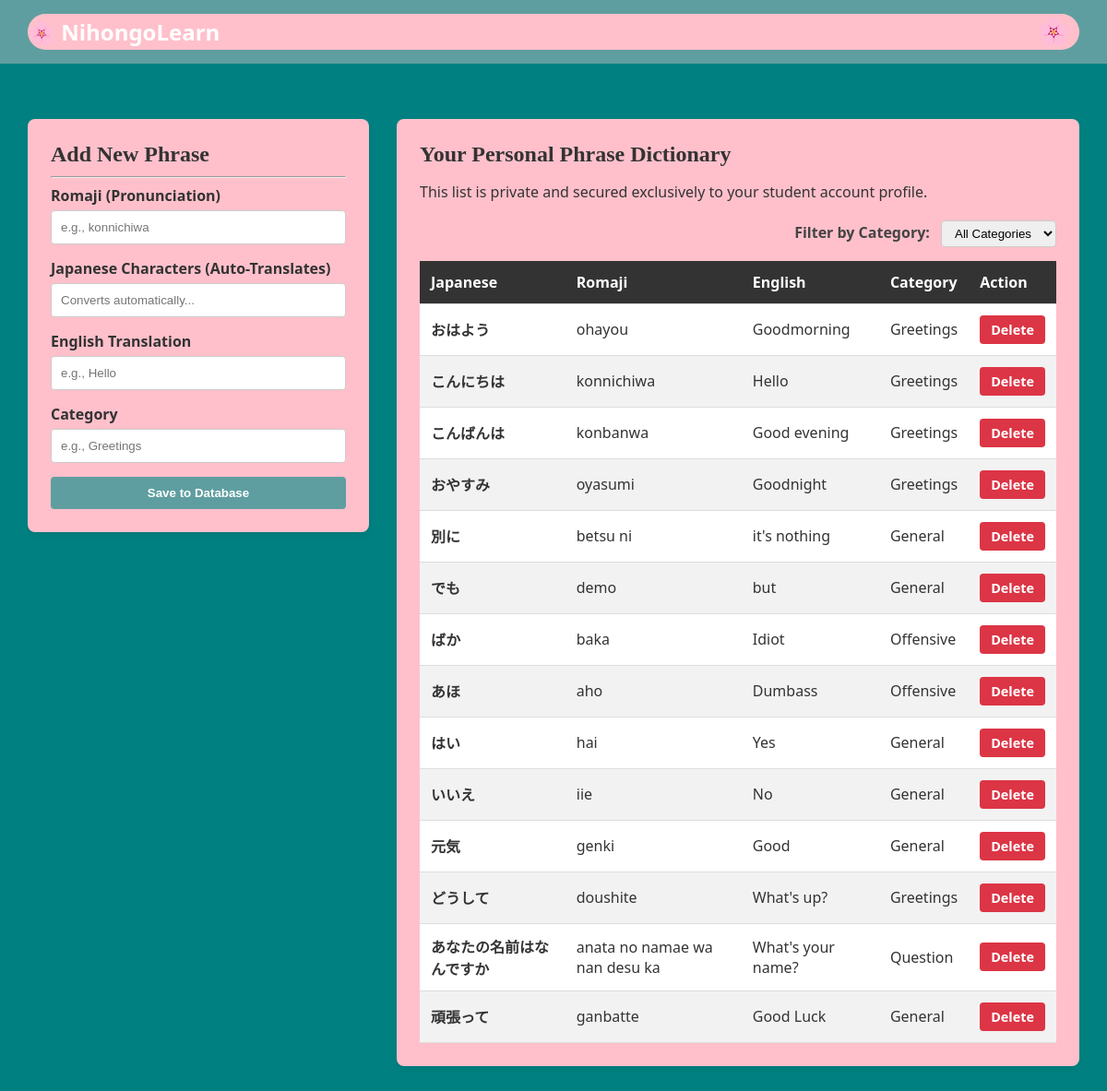
The page /dashboard (signed in) on the database as committed earlier.
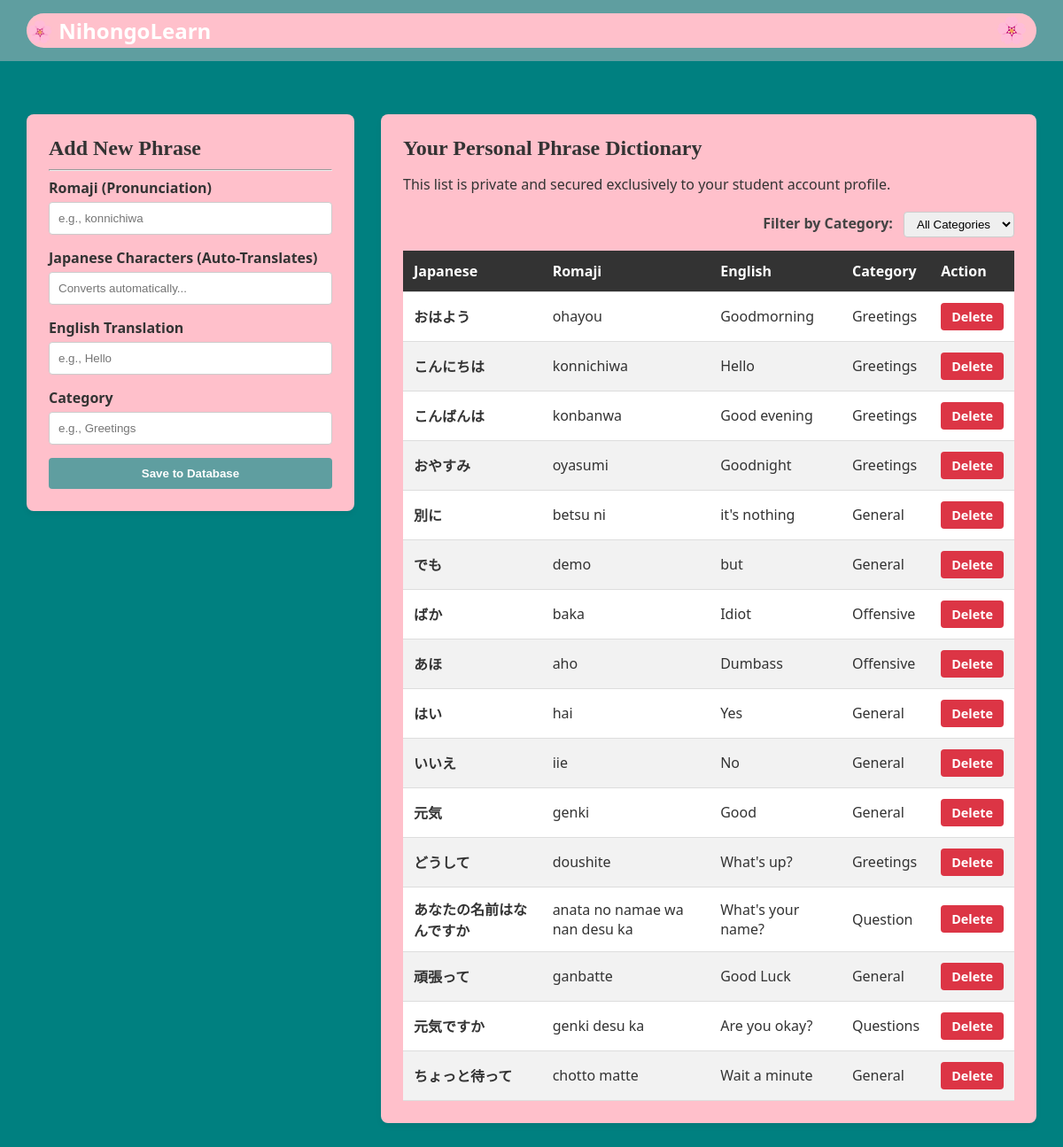
The same page on the database as committed later.
### tables this page shows
CREATE TABLE phrases (
            id INTEGER PRIMARY KEY AUTOINCREMENT,
            user_id INTEGER,
            japanese TEXT,
            romaji TEXT,
            english TEXT,
            category TEXT
        );

### main.py (the view)
@app.route('/dashboard')
def dashboard():
    if 'user' not in session:
        flash('Please log in first!', 'danger')
        return redirect(url_for('login_page'))
    conn = sqlite3.connect('database.db')
    cursor = conn.cursor()
    cursor.execute('SELECT id FROM users WHERE username = ?', (session['user'],))
    user_row = cursor.fetchone()
    all_phrases = []
    if user_row:
        user_id = user_row[0]
        cursor.execute('SELECT * FROM phrases WHERE user_id = ?', (user_id,))
        all_phrases = cursor.fetchall()
    conn.close()
    return render_template('dashboard.html', phrases=all_phrases)

### templates/dashboard.html (shortened to what this page needs)
{% extends 'base.html' %}
{% block content %}
<div class="main-layout">
    <div class="sidebar-column">
        <div class="card">
            <h2>Add New Phrase</h2>
            <hr>
            <form action="{{ url_for('add_phrase') }}" method="POST" autocomplete="off">
                <div class="form-group">
                    <label>Romaji (Pronunciation)</label>
                    <input type="text" id="romaji-input" name="romaji" class="form-control" placeholder="e.g., konnichiwa" autocomplete="off" oninput="liveTranslate()" required>
                </div>
                <div class="form-group">
                    <label>Japanese Characters (Auto-Translates)</label>
                    <input type="text" id="jp-input" name="japanese" class="form-control" placeholder="Converts automatically..." autocomplete="off" required>
                </div>
                <div class="form-group">
                    <label>English Translation</label>
                    <input type="text" name="english" class="form-control" placeholder="e.g., Hello" autocomplete="off" required>
                </div>
                <div class="form-group">
                    <label>Category</label>
                    <input type="text" name="category" class="form-control" placeholder="e.g., Greetings" autocomplete="off" required>
                </div>
                <button type="submit" class="btn btn-success">Save to Database</button>
            </form>
        </div>
    </div>
    <div class="content-column">
        <div class="card">
            <h2>Your Personal Phrase Dictionary</h2>
            <p>This list is private and secured exclusively to your student account profile.</p>
            {% if not phrases %}
                <p style="color: #666; font-style: italic; margin-top: 20px;">Your dictionary is empty. Use the form on the left to add your first word!</p>
            {% else %}
                <div class="filter-container" style="margin: 20px 0 15px 0; text-align: right;">
                    <label for="categoryFilter" style="font-weight: bold; margin-right: 8px; color: #444;">Filter by Category:</label>
                    <select id="categoryFilter" class="form-control" style="display: inline-block; width: auto; padding: 5px 10px; border-radius: 4px;" onchange="filterByCategory()">
                        <option value="all">All Categories</option>
                    </select>
                </div>
                <table class="data-table">
                    <thead>
                        <tr>
                            <th>Japanese</th>
                            <th>Romaji</th>
                            <th>English</th>
                            <th>Category</th>
                            <th>Action</th>
                        </tr>
                    </thead>
                    <tbody id="phraseTableBody">
                        {% for phrase in phrases %}
                        <tr data-category="{{ phrase[5] }}">
                            <td><strong>{{ phrase[2] }}</strong></td>
                            <td>{{ phrase[3] }}</td>
                            <td>{{ phrase[4] }}</td>
                            <td><span class="category-tag row-category-text">{{ phrase[5] }}</span></td>
                            <td>
                                <a href="{{ url_for('delete_phrase', phrase_id=phrase[0]) }}" class="btn btn-danger" onclick="return confirm('Are you sure you want to delete this phrase?');">Delete</a>
                            </td>
                        </tr>
                        {% endfor %}
                    </tbody>
                </table>
            {% endif %}
        </div>
    </div>
</div>
{% endblock %}

### templates/base.html (shortened to what this page needs)
<!DOCTYPE html>
<html lang="en">
<head>
    <link rel="stylesheet" href="{{ url_for('static', filename='style.css') }}">
</head>
<body>
    <header class="header-banner">
        <div class="header-container">
            <span class="brand-title">🌸 NihongoLearn</span>
            <div class="menu-dropdown">
                <button class="menu-trigger-btn" aria-label="Open Navigation">🌸</button>
            </div>
        </div>
    </header>
    <div class="container">
    </div>
    <main class="container">
        {% block content %}
        {% endblock %}
    </main>
</body>
</html>

### static/style.css (style rules this page uses)
body { font-family: 'Segoe UI', Tahoma, Geneva, Verdana, sans-serif; background-color: teal; color: #333; margin: 0; padding: 0; }
.container { max-width: 1140px; margin: 0 auto; padding: 20px; }
.main-layout { display: flex; flex-direction: column; gap: 30px; }
@media (min-width: 768px) { .main-layout { flex-direction: row; } }
@media (min-width: 768px) { .content-column { flex: 2; } }
@media (min-width: 768px) { .sidebar-column { flex: 1; } }
.header-banner { background-color: cadetblue; color: white; padding: 15px; }
.header-container { max-width: 1140px; margin: 0 auto; display: flex; justify-content: space-between; align-items: center; background-color: pink; border-radius: 20px; }
.brand-title { font-size: 1.5rem; font-weight: bold; margin: 0; }
.menu-dropdown { position: relative; display: inline-block; }
.menu-trigger-btn { background: none; border: none; font-size: 1.8rem; cursor: pointer; padding: 5px 10px; line-height: 1; display: inline-block; transition: transform 0.6s ease-in-out; }
div.card { background: pink; padding: 25px; border-radius: 8px; box-shadow: 0 4px 6px rgba(0,0,0,0.05); margin-bottom: 20px; }
h2 { font-size: 1.5rem; font-family: papyrus, fantasy; margin-top: 0; margin-bottom: 10px; }
.form-group { margin-bottom: 15px; }
.form-group label { display: block; margin-bottom: 5px; font-weight: bold; }
.form-control { width: 100%; padding: 10px; border: 1px solid #ccc; border-radius: 4px; box-sizing: border-box; }
.btn { display: inline-block; width: 100%; padding: 10px; border: none; border-radius: 4px; font-weight: bold; cursor: pointer; text-align: center; text-decoration: none; box-sizing: border-box; }
.btn-success { background-color: cadetblue; color: white; }
.btn-danger { background-color: #dc3545; color: white; padding: 6px 12px; border-radius: 4px; font-size: 0.9rem; display: inline-block; width: auto; }
.data-table { width: 100%; border-collapse: collapse; margin-top: 15px; background: #ffffff; }
.data-table th, .data-table td { padding: 12px; text-align: left; border-bottom: 1px solid #ddd; }
.data-table th { background-color: #333; color: white; }
.data-table tr:nth-child(even) { background-color: #f2f2f2; }

Rows that differ between the two databases and show on the page:
added phrases: japanese "元気ですか", romaji "genki desu ka", english "Are you okay?", category "Questions"
added phrases: japanese "ちょっと待って", romaji "chotto matte", english "Wait a minute", category "General"
